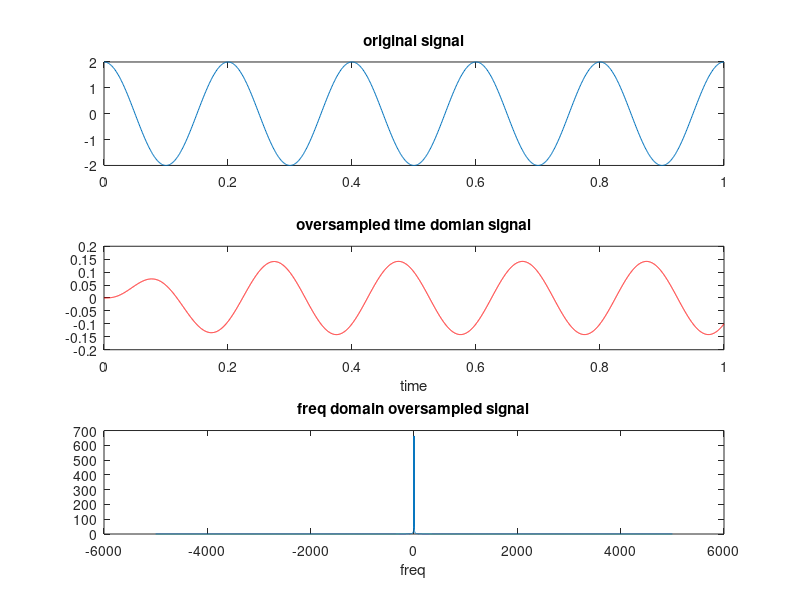
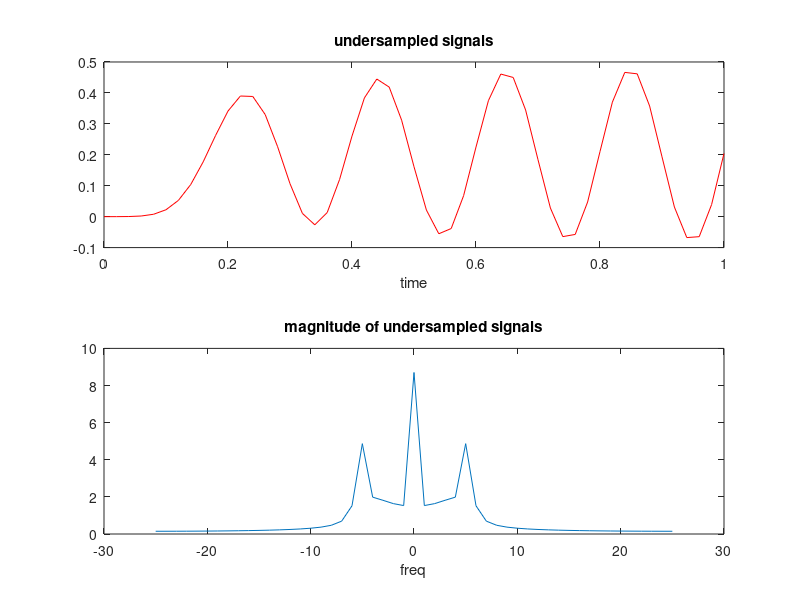

Recreate these plots in MATLAB, in order. (Note: this script raises an error after producing the figures.)
% this part below must be copied to your m file and complete the %
%required
%clear
%clc

%% reconstruction from oversampling
t=0:0.001:1;% time signal
fs=1000; % 1/0.001
y=2*cos(2*pi*5*t);

figure
subplot(3,1,1)
plot(t,y)
title("original signal")

%butter(order, fcut/ fs/2 , type )
[B,A] = butter(3,5/5000,'low' ); % butter fly filter
zero_added_signal=zeros(1,length(y)*10);
for i=1:length(y)
zero_added_signal(i*10)=y(i);
end
zero_added_signal(1:9)=[];
% Adding zeros enhances the signal display and don't change the
%spectrum,it changes sampling freq. only
t=linspace(0,1,length(zero_added_signal));
filtered_signal = filter(B,A,zero_added_signal);

subplot(3,1,2)
plot(t,filtered_signal,'r' )
xlabel('time')
title("oversampled time domian signal")

s=fft(filtered_signal);
s=fftshift(s);
fs=10000; %1/0.001 *10 as we added 10 zeros
freq=linspace(-fs/2,fs/2,length(s));

subplot(3,1,3)
plot(freq,abs(s))
xlabel('freq')
title("freq domain oversampled signal")

%% construction from minimum sampling

t=0:0.1:1; % replace ?? with the suitable number
fs=10; % fs=1/0.1
y=2*cos(2*pi*5*t);
[B,A] = butter(10,5/50,'low' );
zero_added_signal=zeros(1,length(y)*10);
for i=1:length(y)
zero_added_signal(i*10)=y(i);
end
zero_added_signal(1:9)=[];
t=linspace(0,1,length(zero_added_signal));
filtered_signal = filter(B,A,zero_added_signal);

figure
subplot(2,1,1)
plot(t,filtered_signal,'r' )
xlabel('time')
title('minimum sampled signals')

s=fft(filtered_signal);
s=fftshift(s);
fs=100; % why 100?? 
% fs=1/0.1 * 10 as we added 10 zeros later which inreases the sampling freq by 10
freq=linspace(-fs/2,fs/2,length(s));

subplot(2,1,2)
plot(freq,abs(s))
xlabel('freq')
title('magnitude of minimum sampled signals')

%% construction from undersampling sampling

t=0:0.2:1;
fs=5; %1/0.2
y=2*cos(2*pi*5*t);
[B,A] = butter(10,5/25,'low' );
zero_added_signal=zeros(1,length(y)*10);
for i=1:length(y)
zero_added_signal(i*10)=y(i);
end
zero_added_signal(1:9)=[];
t=linspace(0,1,length(zero_added_signal));
filtered_signal = filter(B,A,zero_added_signal);

subplot(2,1,1)
plot(t,filtered_signal,'r' )
xlabel('time')
title('undersampled signals')

s=fft(filtered_signal);
s=fftshift(s);
fs=50;
% fs=1/0.2 * 10 as we added 10 zeros later which inreases the sampling freq by 10
freq=linspace(-fs/2,fs/2,length(s));

subplot(2,1,2)
plot(freq,abs(s))
xlabel('freq')
title('magnitude of undersampled signals')


%% quantization using pi function
% Parameters
A = 4;      % Amplitude
f = 2;      % Frequency
Fs = 4000;  % Sampling frequency

% Generate sinusoidal wave
t = 0:1/Fs:1;           % Time vector
x = A*sin(2*pi*f*t);    % Sinusoidal wave

% Quantize the sampled signal
n = 3;                  % Number of bits for integer or fraction parts
m = 2*n + 1;            % Number of bits for the whole word, including the sign bit
xq = fi(x, 1, m, n);    % Quantize the signal using fixed-point arithmetic
xq = double(xq);        % Convert back to double for further processing

% Convert to binary 
% there is a problem in converting to binary
xb = dec2bin(xq, m);   % Convert quantized samples to binary

% Calculate mean square quantization error for n = 3, 4, 5, 10
n_vec = [3 4 5 10];
MSE = zeros(size(n_vec));
for i = 1:length(n_vec)
    n = n_vec(i);
    m = 2*n + 1;
    xq = fi(x, 1, m, n);        % Quantize the signal using fixed-point arithmetic
    xq = double(xq);            % Convert back to double for further processing
    xb = dec2bin(xq, m);
    e = x - xq;                 % Calculate quantization error
    MSE(i) = mean(e.^2);        % Calculate mean square quantization error
end
figure

stem(n_vec,MSE)
title("quantization using pi function")
xlabel("number of bits n")
ylabel("MSE")


%% quantization using quantize function
% Parameters
A = 4;      % Amplitude
f = 2;      % Frequency
Fs = 4000;  % Sampling frequency

% Generate sinusoidal wave
t = 0:1/Fs:1;           % Time vector
x = A*sin(2*pi*f*t);    % Sinusoidal wave

% Define quantizer object
n = 3;                  % Number of bits of fraction 
q = quantizer([m n]); % Create quantizer object

% Quantize the sampled signal
xq = quantize(q, x);    % Quantize the signal

% Convert to binary
m = 2*n + 1;              % word size
xb = dec2bin(xq, m);   % Convert quantized samples to binary

% Calculate mean square quantization error for n = 3, 4, 5, 10
n_vec = [3 4 5 10];
MSE = zeros(size(n_vec));
for i = 1:length(n_vec)
    n = n_vec(i);
    m = 2*n + 1;
    q = quantizer([m n]);
    xq = quantize(q, x);    
    xb = dec2bin(xq, m);
    e = x - double(xq);         % Calculate quantization error
    MSE(i) = mean(e.^2);        % Calculate mean square quantization error
end
figure
stem(n_vec, MSE)  % Plot mean square quantization error
title("quantization using qunatizate function")

xlabel('Number of bits')
ylabel('Mean square quantization error')


%% non uniform quantization using compand

% Parameters
A = 4;      % Amplitude
f = 2;      % Frequency
Fs = 4000;  % Sampling frequency

% Generate sinusoidal wave
t = 0:1/Fs:1;           % Time vector
x = A*sin(2*pi*f*t);    % Sinusoidal wave

% Define quantizer object
n = 3;                  % Number of bits of fraction 
q = quantizer([m n]); % Create quantizer object

% Perform non-uniform quantization using compand
mu = 255;                   % Companding law parameter
xq = compand(x, mu, max(abs(x)), 'mu/compressor');  % Compress signal using companding law
xq = quantize(q, xq);    % Quantize the compressed signal

% Convert to binary
m = 2*n + 1;              % word size
xb = dec2bin(xq, m);   % Convert quantized samples to binary

% Calculate mean square quantization error for n = 3, 4, 5, 10
n_vec = [3 4 5 10];
MSE = zeros(size(n_vec));
for i = 1:length(n_vec)
    n = n_vec(i);
    m = 2*n + 1;
    q = quantizer([m n]);
    xq = compand(x, mu, max(abs(x)), 'mu/compressor');  % Compress signal using companding law
    xq = quantize(q, xq);       % Quantize the compressed signal
    xb = dec2bin(xq, m);
    e = x - double(xq);         % Calculate quantization error
    MSE(i) = mean(e.^2);        % Calculate mean square quantization error
end

figure
stem(n_vec, MSE)           % Plot mean square quantization error
title("quantization using compand function")
xlabel('Number of bits')
ylabel('Mean square quantization error')
